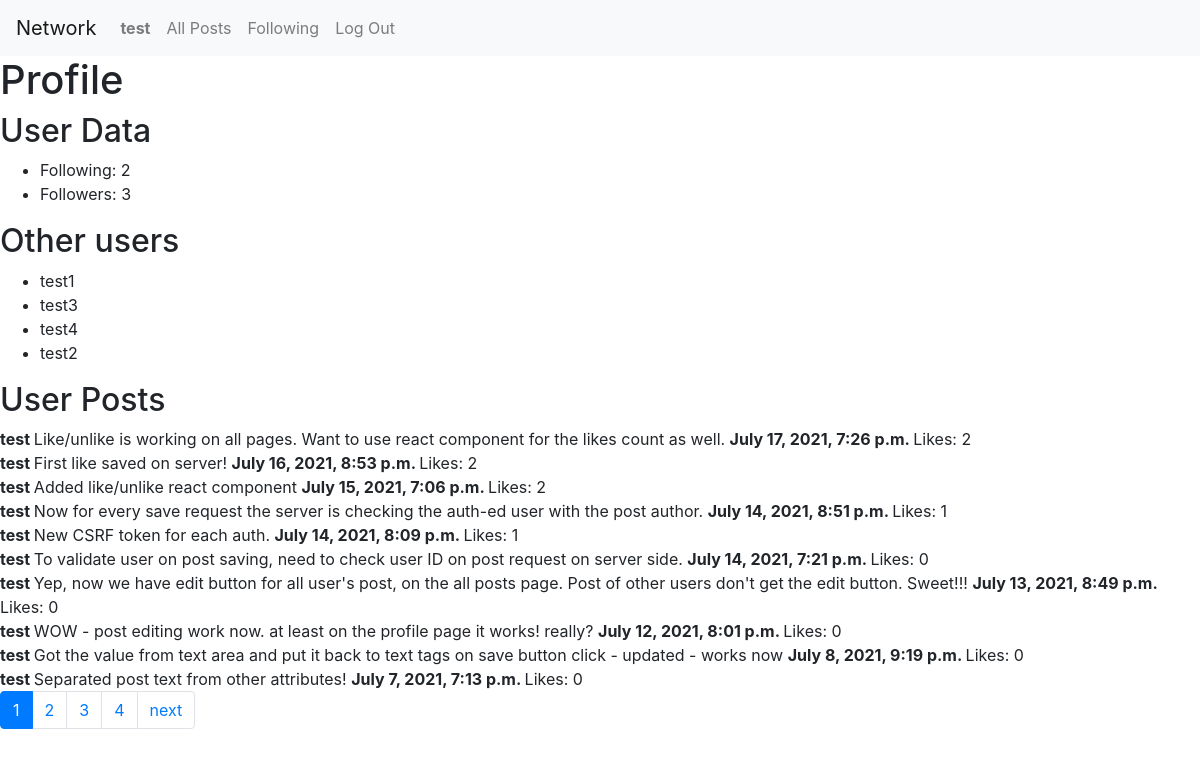
The page /profile (signed in) on the database its author committed.
### network/models.py (models this page shows, shortened)
class User(AbstractUser):
    following = models.ManyToManyField('self', symmetrical=False, related_name="followers", blank=True) # how to avoid following yourself
    def __str__(self):
        return f"{self.username}"

class Post(models.Model):
    author = models.ForeignKey(User, on_delete=models.CASCADE, related_name="posts")
    text = models.CharField(max_length=100)
    likes_count = models.PositiveIntegerField(default=0) # stores the number of likes for this post
    likes_users = models.ManyToManyField(User, blank=True) # this table stores pairs User:Post
    date_time = models.DateTimeField(auto_now=False, auto_now_add=True)

### network/views.py (the view)
# urls.py: path("profile", views.profile, name="profile"),
def profile(request):
    if not request.user.is_authenticated:
        return HttpResponseRedirect(reverse("index"))
    user_posts = []
    if Post.objects.filter(author=request.user).exists():
        user_posts = Post.objects.filter(author=request.user).order_by("-date_time")
    paginator = Paginator(user_posts,10)
    page_number = request.GET.get('page')
    page_obj = paginator.get_page(page_number)
    other_users = User.objects.exclude(id=request.user.id).values()
    context = {
        "page_obj": page_obj,
        "following_count": request.user.following.count(),
        "followers_count": request.user.followers.count(), # get number of followers of user
        "other_users": other_users,
        "following_users": request.user.following.all() # let's get a list of all users being followed
    }
    return render(request, "network/profile.html", context)

### network/templates/network/profile.html (shortened to what this page needs)
{% extends "network/layout.html" %}
{% block body %}
    {% if user.is_authenticated %}
        <h1>
            Profile
        </h1>
        <h2> User Data </h2>
        <ul>
            <li>Following: {{following_count}}</li>
            <li>Followers: {{followers_count}}</li>
        </ul>
        <h2> Other users </h2>
        <ul>
            {% for user in other_users%}
                <li>
                    {{user.username}}
                </li>
            {% endfor %}
        </ul>
        <h2> User Posts </h2>
        <div>
            {% for post in page_obj %}
                <div class="post" id="{{post.id}}">
                    <b> {{post.author}} </b>
                    <text class="text"> {{post.text}} </text>
                    <b> {{post.date_time}} </b>
                    <likes class="likes"> Likes: {{post.likes_count}} </likes>
                </div>
            {% endfor %}
        </div>
    {% endif %}
{% endblock %}

### network/templates/network/layout.html (shortened to what this page needs)
{% load static %}
<!DOCTYPE html>
<html lang="en">
    <head>
        <link rel="stylesheet" href="https://stackpath.bootstrapcdn.com/bootstrap/4.4.1/css/bootstrap.min.css">
        <link href="{% static 'network/styles.css' %}" rel="stylesheet">
    </head>
    <body>
        <nav class="navbar navbar-expand-lg navbar-light bg-light">
            <a class="navbar-brand" href="#">Network</a>
            <div>
              <ul class="navbar-nav mr-auto">
                {% if user.is_authenticated %}
                    <li class="nav-item">
                        <a class="nav-link" href="{% url 'profile' %}"><strong>{{ user.username }}</strong></a>
                    </li>
                {% endif %}
                <li class="nav-item">
                  <a class="nav-link" href="{% url 'index' %}">All Posts</a>
                </li>
                {% if user.is_authenticated %}
                    <li class="nav-item">
                        <a class="nav-link" href="{% url 'following' %}">Following</a>
                    </li>
                    <li class="nav-item">
                        <a class="nav-link" href="{% url 'logout' %}">Log Out</a>
                    </li>
                {% endif %}
              </ul>
            </div>
          </nav>
        <div class="body">
            {% block body %}
            {% endblock %}
        </div>
        <nav aria-label="Posts navigation pages">
            <ul class="pagination">
                {% for current_page in page_obj.paginator.page_range %}
                    {% if current_page != page_obj.number %}
                        <li class="page-item">
                            <a class="page-link" href="?page={{ current_page }}">
                                {{current_page}}
                            </a>
                        </li>
                    {% else %}
                        <li class="page-item active">
                            <a class="page-link">
                                {{current_page}}
                            </a>
                        </li>
                    {% endif %}
                {% endfor %}
                {% if page_obj.has_next %}
                    <li class="page-item">
                        <a class="page-link" href="?page={{ page_obj.next_page_number }}">
                            next
                        </a>
                    </li>
                {% endif %}
            </ul>
        </nav>
    </body>
</html>

### rows shown on the page
User: username "test"
User: username "test1"
User: username "test3"
User: username "test4"
User: username "test2"
Post: author "test", text "Like/unlike is working on all pages. Want to use react component for the likes count as well.", date_time "July 17, 2021, 7:26 p.m.", likes_count "2"
Post: author "test", text "First like saved on server!", date_time "July 16, 2021, 8:53 p.m.", likes_count "2"
Post: author "test", text "Added like/unlike react component", date_time "July 15, 2021, 7:06 p.m.", likes_count "2"
Post: author "test", text "Now for every save request the server is checking the auth-ed user with the post author.", date_time "July 14, 2021, 8:51 p.m.", likes_count "1"
Post: author "test", text "New CSRF token for each auth.", date_time "July 14, 2021, 8:09 p.m.", likes_count "1"
Post: author "test", text "To validate user on post saving, need to check user ID on post request on server side.", date_time "July 14, 2021, 7:21 p.m.", likes_count "0"
Post: author "test", text "Yep, now we have edit button for all user's post, on the all posts page. Post of other users don't get the edit button. Sweet!!!", date_time "July 13, 2021, 8:49 p.m.", likes_count "0"
Post: author "test", text "WOW - post editing work now. at least on the profile page it works! really?", date_time "July 12, 2021, 8:01 p.m.", likes_count "0"
Post: author "test", text "Got the value from text area and put it back to text tags on save button click - updated - works now", date_time "July 8, 2021, 9:19 p.m.", likes_count "0"
Post: author "test", text "Separated post text from other attributes!", date_time "July 7, 2021, 7:13 p.m.", likes_count "0"

### other values the page prints
{{ following_count }} "2"
{{ followers_count }} "3"
{{ current_page }} "1"
{{ current_page }} "2" "3" "4"
